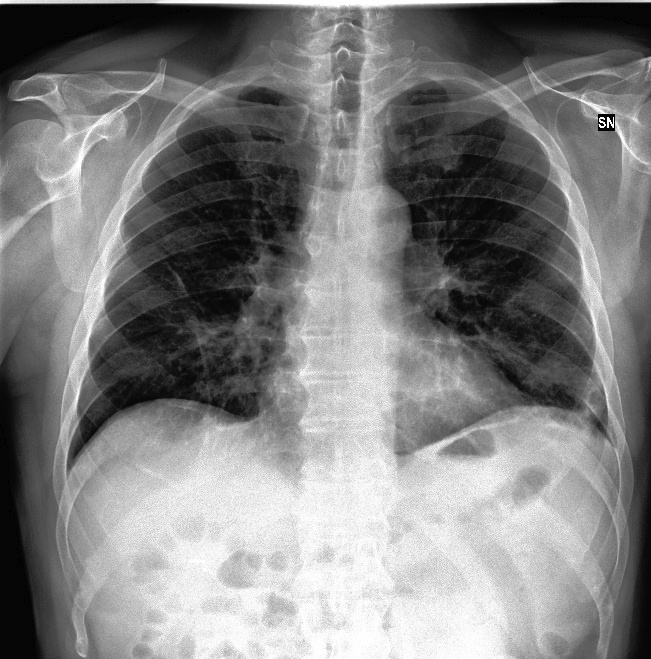
#> input picture new/data/test/Covid/0100.jpeg, 651 x 659 px, given as the content of the folder data/train, which was not available
$ jupyter execute --allow-errors TSNE_PCA_Visualization.ipynb   (shell and % lines are left out)   (text cells are left out)
#> lines starting #> are read from the running program, lines starting #| are printed output that depends on the picture
[cell 1]
import os
import matplotlib
import matplotlib.pyplot as plt
from matplotlib.offsetbox import OffsetImage, AnnotationBbox
import cv2
import numpy as np
from glob import glob
import matplotlib.cm as cm
from sklearn.decomposition import PCA
from sklearn.manifold import TSNE
from sklearn.preprocessing import StandardScaler

[cell 2]
BASE_DATA_FOLDER = "data"
TRAin_DATA_FOLDER = os.path.join(BASE_DATA_FOLDER, "train")

[cell 3]
def visualize_scatter_with_images(X_2d_data, images, figsize=(25,25), image_zoom=1):
    fig, ax = plt.subplots(figsize=figsize)
    artists = []
    for xy, i in zip(X_2d_data, images):
        x0, y0 = xy
        img = OffsetImage(i, zoom=image_zoom)
        ab = AnnotationBbox(img, (x0, y0), xycoords='data', frameon=False)
        artists.append(ax.add_artist(ab))
    ax.update_datalim(X_2d_data)
    ax.autoscale()
    plt.show()

def visualize_scatter(data_2d, label_ids, figsize=(20,20)):
    plt.figure(figsize=figsize)
    plt.grid()

    nb_classes = len(np.unique(label_ids))

    for label_id in np.unique(label_ids):
        plt.scatter(data_2d[np.where(label_ids == label_id), 0],
                    data_2d[np.where(label_ids == label_id), 1],
                    marker='o',
                    color= plt.cm.Set1(label_id / float(nb_classes)),
                    linewidth='1',
                    alpha=0.8,
                    label=id_to_label_dict[label_id])
    plt.legend(loc='best')

[cell 4]
images = []
labels = []

for class_folder_name in os.listdir(TRAin_DATA_FOLDER):
    class_folder_path = os.path.join(TRAin_DATA_FOLDER, class_folder_name)
    for image_path in glob(os.path.join(class_folder_path, "*.jpeg")):
        image = cv2.imread(image_path, cv2.IMREAD_COLOR)
#> image is the input picture: shape (659, 651, 3); min 0, max 255, mean 128.2

        image = cv2.cvtColor(image, cv2.COLOR_BGR2GRAY)
#> image: shape (659, 651)
        image = cv2.resize(image, (45,45))
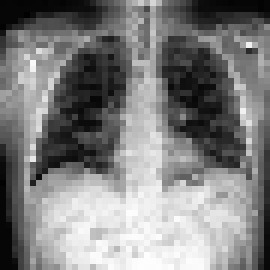
#> image: shape (45, 45) (shown 6 times larger); min 1, max 254, mean 127.1

        image = image.flatten()
#> image = 2025 values, max 254 at index 1914, min 1 at index 94, mean 127.1

        images.append(image)
        labels.append(class_folder_name)
    for image_path in glob(os.path.join(class_folder_path, "*.png")):
        image = cv2.imread(image_path, cv2.IMREAD_COLOR)

        image = cv2.cvtColor(image, cv2.COLOR_BGR2GRAY)
        image = cv2.resize(image, (45,45))

        image = image.flatten()

        images.append(image)
        labels.append(class_folder_name)
    for image_path in glob(os.path.join(class_folder_path, "*.jpg")):
        image = cv2.imread(image_path, cv2.IMREAD_COLOR)

        image = cv2.cvtColor(image, cv2.COLOR_BGR2GRAY)
        image = cv2.resize(image, (45,45))

        image = image.flatten()

        images.append(image)
        labels.append(class_folder_name)

images = np.array(images)
labels = np.array(labels)


$ run again, on new/data/test/Normal/0102.jpeg
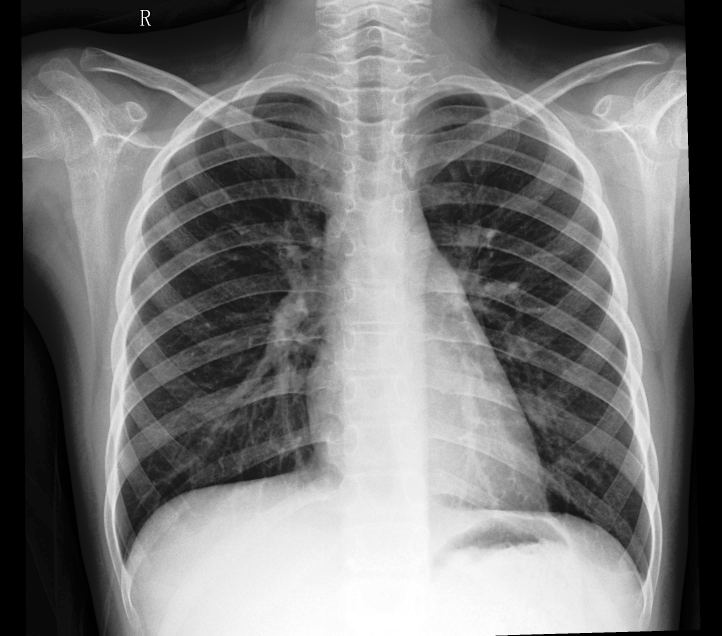
#> input picture new/data/test/Normal/0102.jpeg, 2165 x 1907 px, given as the content of the folder data/train, which was not available (shown at 1/3 size)
#> image is the input picture: shape (1907, 2165, 3); min 0, max 255, mean 119
#> `image = cv2.resize(image, (45,45))`:
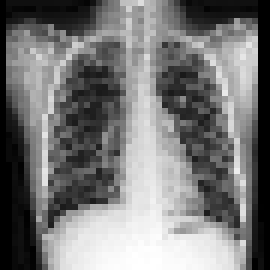
#> image: shape (45, 45) (shown 6 times larger); min 0, max 255, mean 119.6
#> `image = image.flatten()`: image = 2025 values, max 255 at index 1912, min 0 at index 0, mean 119.6

$ run again, on new/data/test/Normal/0103.jpeg
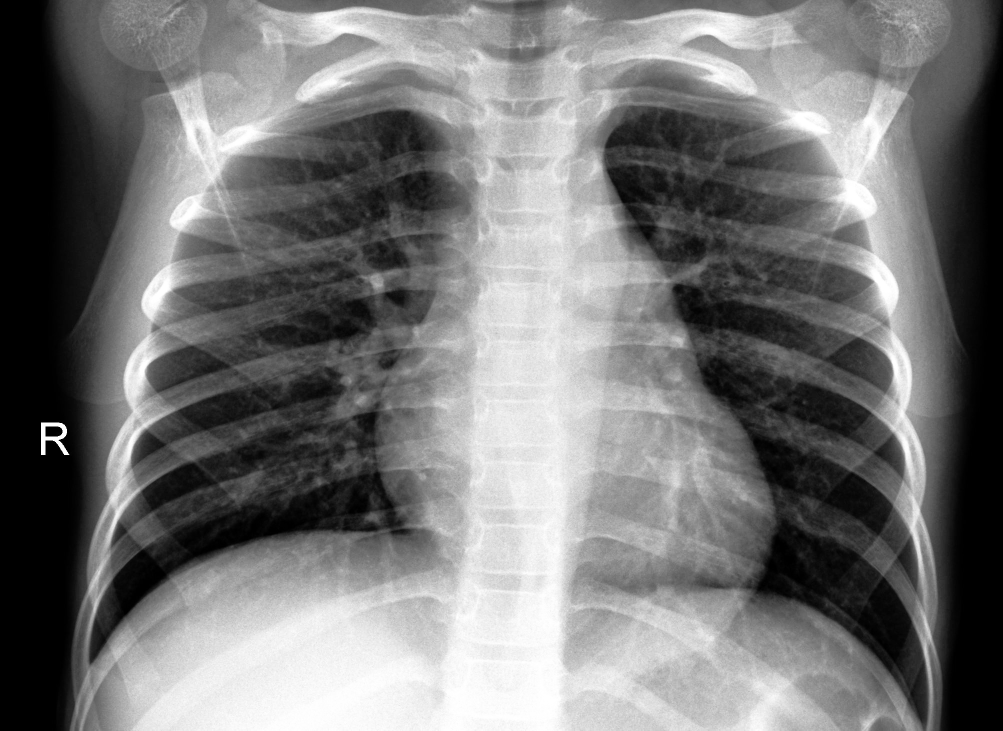
#> input picture new/data/test/Normal/0103.jpeg, 2006 x 1461 px, given as the content of the folder data/train, which was not available (shown at 1/2 size)
#> image is the input picture: shape (1461, 2006, 3); min 0, max 255, mean 117.7
#> `image = cv2.resize(image, (45,45))`:
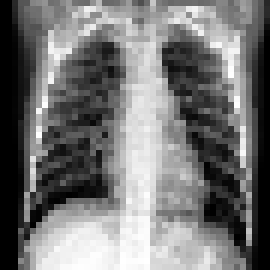
#> image: shape (45, 45) (shown 6 times larger); min 0, max 255, mean 117.2
#> `image = image.flatten()`: image = 2025 values, max 255 at index 578, min 0 at index 0, mean 117.2

$ run again, on new/data/test/Viral Pneumonia/0101.jpeg
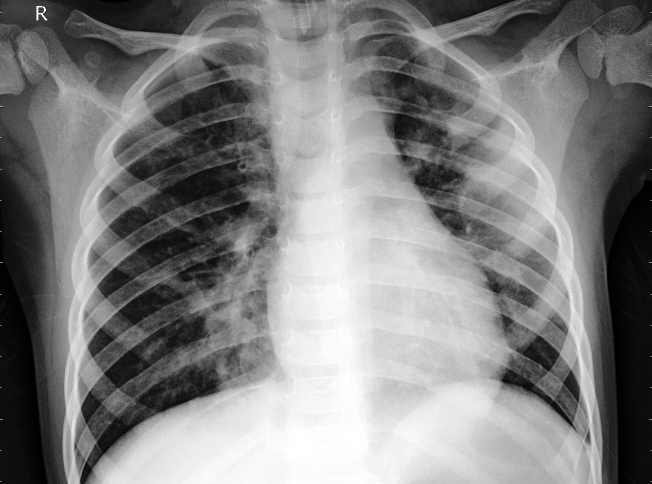
#> input picture new/data/test/Viral Pneumonia/0101.jpeg, 1304 x 968 px, given as the content of the folder data/train, which was not available (shown at 1/2 size)
#> image is the input picture: shape (968, 1304, 3); min 0, max 255, mean 128.2
#> `image = cv2.resize(image, (45,45))`:
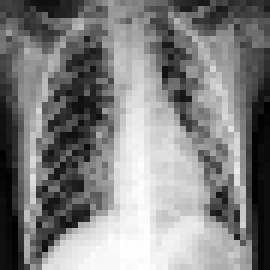
#> image: shape (45, 45) (shown 6 times larger); min 0, max 255, mean 128.4
#> `image = image.flatten()`: image = 2025 values, max 255 at index 1820, min 0 at index 809, mean 128.4
